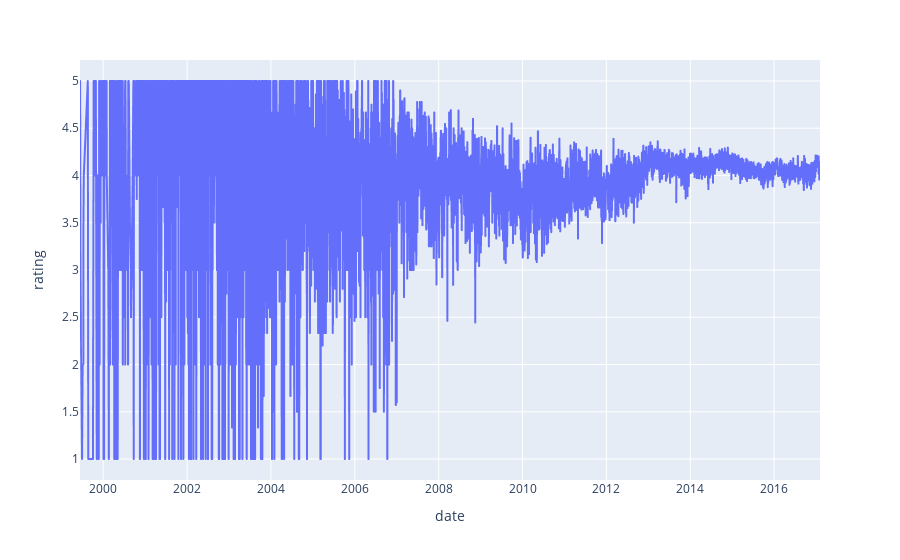

Notebook cell for this chart:
### Code cell
import plotly.express 
dataset['date'] = pd.to_datetime(dataset['timestamp'], unit='s').dt.date
avg_ratings_per_date = dataset.groupby('date')['rating'].mean().reset_index()
fig = px.line(avg_ratings_per_date, x='date', y='rating')
fig.show()

### Figure 1 — Plotly figure (JSON) as saved in the notebook; plotly's stock layout.template omitted (floating-point values rounded to 4 significant figures; data arrays with more than 128 entries replaced by an {"elided": "..."} marker saying what was removed)
{"data": [{"hovertemplate": "date=%{x}<br>rating=%{y}<extra></extra>", "legendgroup": "", "line": {"color": "#636efa", "dash": "solid"}, "marker": {"symbol": "circle"}, "mode": "lines", "name": "", "showlegend": false, "type": "scattergl", "x": {"elided": "5753 str values"}, "xaxis": "x", "y": {"elided": "5753 float values"}, "yaxis": "y"}], "layout": {"autosize": true, "legend": {"tracegroupgap": 0}, "margin": {"t": 60}, "xaxis": {"anchor": "y", "autorange": true, "domain": [0, 1], "range": ["1999-06-13", "2017-02-04"], "title": {"text": "date"}, "type": "date"}, "yaxis": {"anchor": "x", "autorange": true, "domain": [0, 1], "range": [0.7778, 5.222], "title": {"text": "rating"}, "type": "linear"}}}
